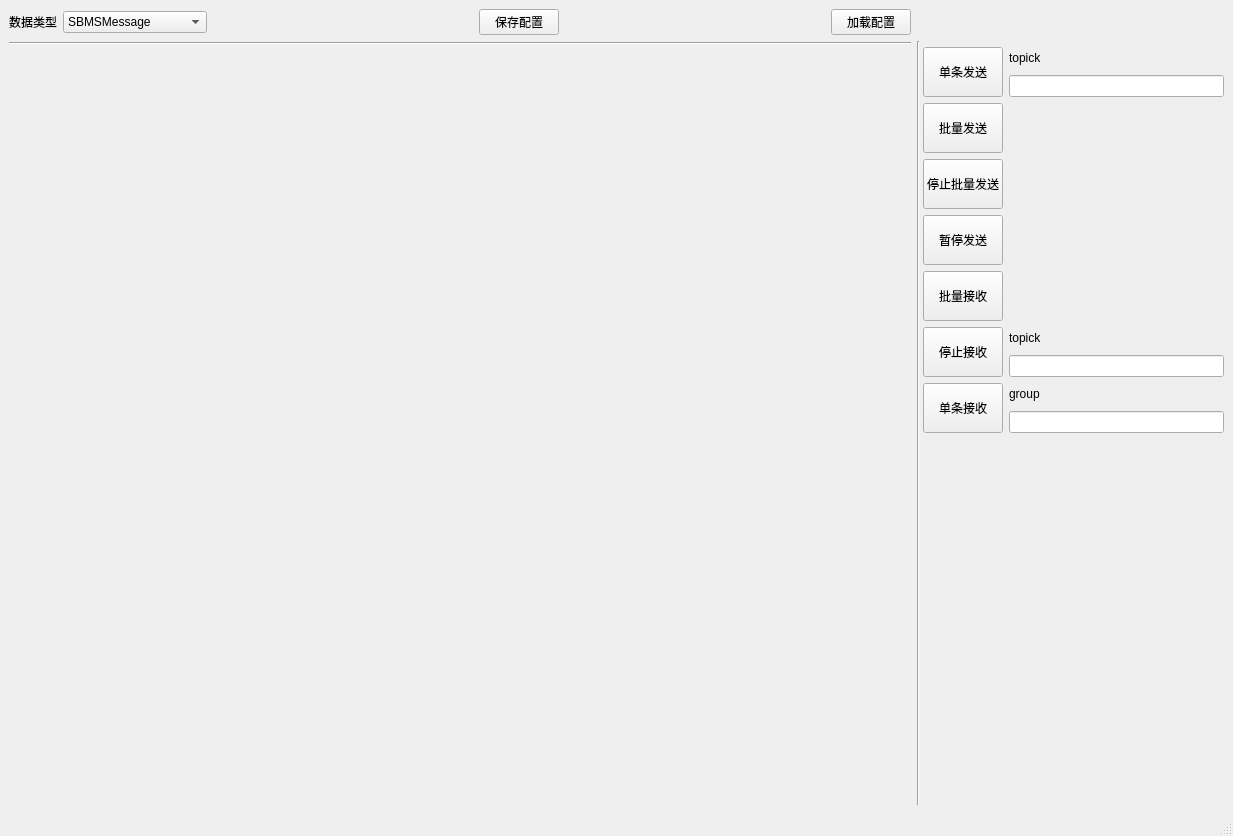
<?xml version="1.0" encoding="UTF-8"?>
<ui version="4.0">
 <class>MainWindow</class>
 <widget class="QMainWindow" name="MainWindow">
  <property name="geometry">
   <rect>
    <x>0</x>
    <y>0</y>
    <width>1233</width>
    <height>836</height>
   </rect>
  </property>
  <property name="windowTitle">
   <string>MainWindow</string>
  </property>
  <property name="windowIcon">
   <iconset resource="main.qrc">
    <normaloff>:/image/101.png</normaloff>:/image/101.png</iconset>
  </property>
  <widget class="QWidget" name="centralwidget">
   <layout class="QGridLayout" name="gridLayout_2" columnstretch="3,0,1">
    <item row="0" column="0">
     <layout class="QHBoxLayout" name="horizontalLayout_18">
      <item>
       <layout class="QHBoxLayout" name="horizontalLayout">
        <item>
         <widget class="QLabel" name="label">
          <property name="text">
           <string>数据类型</string>
          </property>
         </widget>
        </item>
        <item>
         <widget class="QComboBox" name="comboBox_msgtype">
          <property name="sizeAdjustPolicy">
           <enum>QComboBox::AdjustToContents</enum>
          </property>
          <item>
           <property name="text">
            <string>SBMSMessage</string>
           </property>
          </item>
          <item>
           <property name="text">
            <string>BMSSHisSendData</string>
           </property>
          </item>
          <item>
           <property name="text">
            <string>BMSSHisRepData</string>
           </property>
          </item>
          <item>
           <property name="text">
            <string>BMSSRepNotifyData</string>
           </property>
          </item>
          <item>
           <property name="text">
            <string>SHisMOData</string>
           </property>
          </item>
          <item>
           <property name="text">
            <string>MoAccBlist</string>
           </property>
          </item>
          <item>
           <property name="text">
            <string>Monitor</string>
           </property>
          </item>
         </widget>
        </item>
       </layout>
      </item>
      <item>
       <spacer name="horizontalSpacer_16">
        <property name="orientation">
         <enum>Qt::Horizontal</enum>
        </property>
        <property name="sizeHint" stdset="0">
         <size>
          <width>40</width>
          <height>20</height>
         </size>
        </property>
       </spacer>
      </item>
      <item>
       <widget class="QPushButton" name="pushButton_save">
        <property name="text">
         <string>保存配置</string>
        </property>
       </widget>
      </item>
      <item>
       <spacer name="horizontalSpacer_17">
        <property name="orientation">
         <enum>Qt::Horizontal</enum>
        </property>
        <property name="sizeHint" stdset="0">
         <size>
          <width>40</width>
          <height>20</height>
         </size>
        </property>
       </spacer>
      </item>
      <item>
       <widget class="QPushButton" name="pushButton_load">
        <property name="text">
         <string>加载配置</string>
        </property>
       </widget>
      </item>
     </layout>
    </item>
    <item row="1" column="0" rowspan="2">
     <widget class="Line" name="line_2">
      <property name="orientation">
       <enum>Qt::Horizontal</enum>
      </property>
     </widget>
    </item>
    <item row="1" column="1" rowspan="3" colspan="2">
     <widget class="Line" name="line">
      <property name="orientation">
       <enum>Qt::Vertical</enum>
      </property>
     </widget>
    </item>
    <item row="2" column="2" rowspan="2">
     <layout class="QVBoxLayout" name="verticalLayout_4">
      <item>
       <layout class="QGridLayout" name="gridLayout">
        <item row="0" column="0">
         <widget class="QPushButton" name="pushButton_send">
          <property name="minimumSize">
           <size>
            <width>0</width>
            <height>50</height>
           </size>
          </property>
          <property name="text">
           <string>单条发送</string>
          </property>
         </widget>
        </item>
        <item row="0" column="1">
         <layout class="QVBoxLayout" name="verticalLayout">
          <item>
           <widget class="QLabel" name="label_2">
            <property name="text">
             <string>topick</string>
            </property>
           </widget>
          </item>
          <item>
           <widget class="QLineEdit" name="lineEdit_topick_send">
            <property name="sizePolicy">
             <sizepolicy hsizetype="MinimumExpanding" vsizetype="Fixed">
              <horstretch>0</horstretch>
              <verstretch>0</verstretch>
             </sizepolicy>
            </property>
           </widget>
          </item>
         </layout>
        </item>
        <item row="1" column="0">
         <widget class="QPushButton" name="pushButton_threadsend">
          <property name="minimumSize">
           <size>
            <width>0</width>
            <height>50</height>
           </size>
          </property>
          <property name="text">
           <string>批量发送</string>
          </property>
         </widget>
        </item>
        <item row="2" column="0">
         <widget class="QPushButton" name="pushButton_stopsend">
          <property name="minimumSize">
           <size>
            <width>0</width>
            <height>50</height>
           </size>
          </property>
          <property name="text">
           <string>停止批量发送</string>
          </property>
         </widget>
        </item>
        <item row="3" column="0">
         <widget class="QPushButton" name="pushButton_pausesend">
          <property name="minimumSize">
           <size>
            <width>0</width>
            <height>50</height>
           </size>
          </property>
          <property name="text">
           <string>暂停发送</string>
          </property>
         </widget>
        </item>
        <item row="4" column="0">
         <widget class="QPushButton" name="pushButton_startrecv">
          <property name="minimumSize">
           <size>
            <width>0</width>
            <height>50</height>
           </size>
          </property>
          <property name="text">
           <string>批量接收</string>
          </property>
         </widget>
        </item>
        <item row="5" column="0">
         <widget class="QPushButton" name="pushButton_stoprecv">
          <property name="minimumSize">
           <size>
            <width>0</width>
            <height>50</height>
           </size>
          </property>
          <property name="text">
           <string>停止接收</string>
          </property>
         </widget>
        </item>
        <item row="5" column="1">
         <layout class="QVBoxLayout" name="verticalLayout_2">
          <item>
           <widget class="QLabel" name="label_3">
            <property name="text">
             <string>topick</string>
            </property>
           </widget>
          </item>
          <item>
           <widget class="QLineEdit" name="lineEdit_topick_recv">
            <property name="sizePolicy">
             <sizepolicy hsizetype="MinimumExpanding" vsizetype="Fixed">
              <horstretch>0</horstretch>
              <verstretch>0</verstretch>
             </sizepolicy>
            </property>
           </widget>
          </item>
         </layout>
        </item>
        <item row="6" column="0">
         <widget class="QPushButton" name="pushButton_stoprecv_2">
          <property name="minimumSize">
           <size>
            <width>0</width>
            <height>50</height>
           </size>
          </property>
          <property name="text">
           <string>单条接收</string>
          </property>
         </widget>
        </item>
        <item row="6" column="1">
         <layout class="QVBoxLayout" name="verticalLayout_3">
          <item>
           <widget class="QLabel" name="label_4">
            <property name="text">
             <string>group </string>
            </property>
           </widget>
          </item>
          <item>
           <widget class="QLineEdit" name="lineEdit_group"/>
          </item>
         </layout>
        </item>
       </layout>
      </item>
      <item>
       <spacer name="verticalSpacer">
        <property name="orientation">
         <enum>Qt::Vertical</enum>
        </property>
        <property name="sizeHint" stdset="0">
         <size>
          <width>20</width>
          <height>40</height>
         </size>
        </property>
       </spacer>
      </item>
     </layout>
    </item>
    <item row="3" column="0">
     <widget class="QStackedWidget" name="stackedWidget">
      <widget class="QWidget" name="page"/>
      <widget class="QWidget" name="page_2"/>
     </widget>
    </item>
   </layout>
  </widget>
  <widget class="QMenuBar" name="menubar">
   <property name="geometry">
    <rect>
     <x>0</x>
     <y>0</y>
     <width>1233</width>
     <height>26</height>
    </rect>
   </property>
  </widget>
  <widget class="QStatusBar" name="statusbar"/>
 </widget>
 <resources>
  <include location="main.qrc"/>
 </resources>
 <connections/>
</ui>
